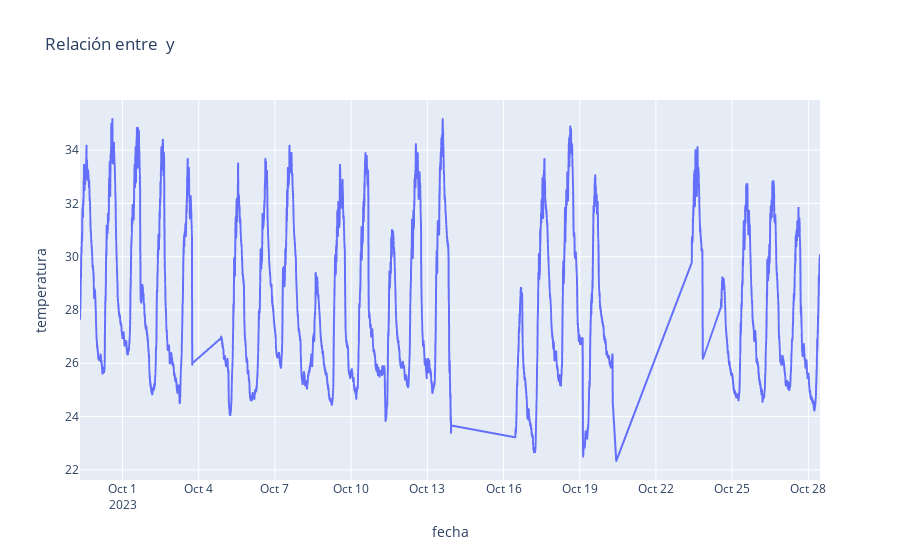

The notebook cell this image was saved under:
### Markdown cell above
# Diagramas de líneas

### Code cell
def hacer_grafico_interactivo(dataframe, indices_columnas_a_graficar):
    """INPUT: tabla de datos como dataframe
    indices de las dos columnas a graficas como un par ordenado o tupla de python 
    """
 
    import pandas as pd 
    import plotly.express as px
    fig = px.line(dataframe, x = dataframe.keys()[indices_columnas_a_graficar[0]], y = dataframe.keys()[indices_columnas_a_graficar[1]], title=r'Relación entre  y ')

    #fig = px.scatter(tabla,x = tabla.keys()[0], y = tabla.keys()[1], title=r'Relación entre $x$ y $y$')

    fig.show()

    #fig.write_html('relacion_entre_x_e_y.html', auto_open=True)

hacer_grafico_interactivo(caucasia_yarumal.loc[caucasia_yarumal.nombre_completo=='UdeA Caucasia'], (0,1))

### Figure 1 — Plotly figure (JSON) as saved in the notebook; plotly's stock layout.template omitted (floating-point values rounded to 4 significant figures; data arrays with more than 128 entries replaced by an {"elided": "..."} marker saying what was removed)
{"data": [{"hovertemplate": "fecha=%{x}<br>temperatura=%{y}<extra></extra>", "legendgroup": "", "line": {"color": "#636efa", "dash": "solid"}, "marker": {"symbol": "circle"}, "mode": "lines", "name": "", "showlegend": false, "type": "scattergl", "x": {"elided": "31181 str values"}, "xaxis": "x", "y": {"elided": "31181 float values"}, "yaxis": "y"}], "layout": {"legend": {"tracegroupgap": 0}, "title": {"text": "Relación entre  y "}, "xaxis": {"anchor": "y", "domain": [0, 1], "title": {"text": "fecha"}}, "yaxis": {"anchor": "x", "domain": [0, 1], "title": {"text": "temperatura"}}}}
